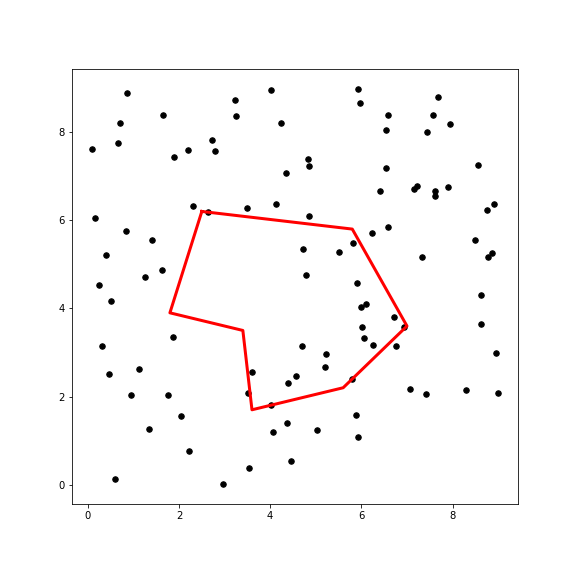
#> input picture Irregular Shape3.png, 576 x 576 px
$ python aaa.py
#> lines starting #> are read from the running program, lines starting #| are printed output that depends on the picture; after the words box and inside, x2 and y2 are one past the last pixel; in counts of white or black regions, pixels touching at a corner belong together
import numpy as np
import matplotlib.pyplot as plt
import cv2

x = np.random.uniform(0,1,100)*9
y = np.random.uniform(0,1,100)*9

plt.figure(figsize=(8,8))
plt.scatter(x,y,c = "black",s = 30)
#i = [(2.5,5),(4.5,4.5),(4.5,3),(4,2.5),(2.5,2),(2.5,5)]
irr_x = [2.5,5.8,7,5.6,3.6,3.4,1.8,2.5]
irr_y = [6.2,5.8,3.6,2.2,1.7,3.5,3.9,6.2]
plt.plot(irr_x,irr_y, "r-",linewidth = 3)
plt.savefig("Irregular Shape2.png")
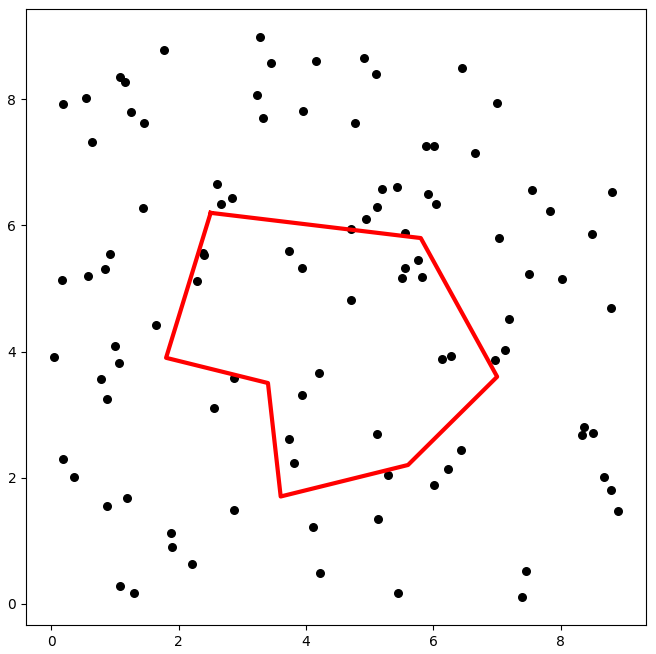
#> figure drawn by matplotlib, 1 panel
plt.show()


# cropping image
'''import numpy as np
import matplotlib.pyplot as plt
import cv2
'''
img = cv2.imread("Irregular Shape3.png")
#> img is the input picture: shape (576, 576, 3); mean B, G, R 249.7, 249.7, 251.3
height = img.shape[0]
#> height = 576
width = img.shape[1]
#> width = 576

mask = np.zeros((height, width), dtype=np.uint8)
points = np.array([[[251,405],[243,327],[169,308],[200,207],[354,226],[410,322],[345,385],[251,405]]])
cv2.fillPoly(mask, points, (255))
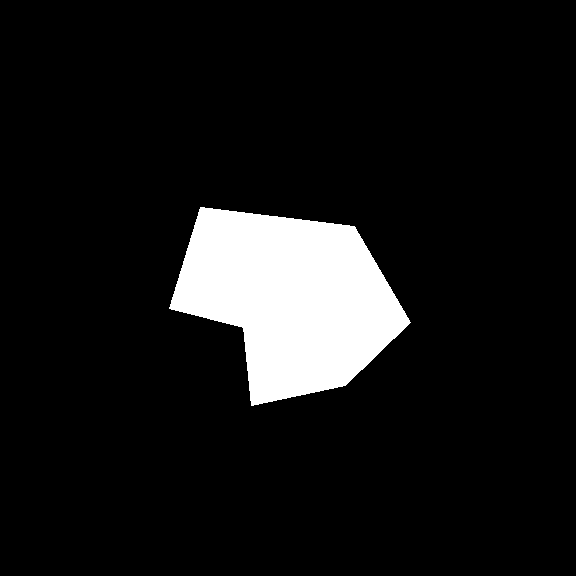
#> mask: shape (576, 576); 9.1% white; 1 white region, box (x1, y1, x2, y2) and area: (169, 207, 411, 406) 30191

res = cv2.bitwise_and(img,img,mask = mask)

rect = cv2.boundingRect(points) # returns (x,y,w,h) of the rect
cropped = res[rect[1]: rect[1] + rect[3], rect[0]: rect[0] + rect[2]]
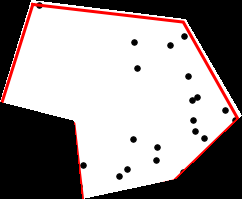
#> cropped: shape (199, 242, 3); mean B, G, R 149.4, 149.4, 156.7

#cv2.imshow("cropped" , cropped )
#cv2.imshow("same size" , res)
img_crop = cv2.cvtColor(cropped,cv2.COLOR_BGR2RGB)
#plt.imshow(img_crop)
plt.savefig("Black dots.png")
#plt.show()
#cv2.waitKey(0)

#counting points
path ="Black dots.png"
gray = cv2.imread(path, 0)
th, threshed = cv2.threshold(gray, 100, 255,
       cv2.THRESH_BINARY_INV|cv2.THRESH_OTSU)
#> th = 0
#findcontours
cnts = cv2.findContours(threshed, cv2.RETR_LIST,
                    cv2.CHAIN_APPROX_SIMPLE)[-2]
#> cnts = []

# filter by area
s1 = 3
s2 = 15
#s = 30
xcnts = []
for cnt in cnts:
    if s1<cv2.contourArea(cnt) <s2:
    #if cv2.contourArea(cnt)  == 7:
        xcnts.append(cnt)
#> this loop made 0 passes
#> after the loop, xcnts = []
print("\nDots number: {}".format(len(xcnts)))
#| Dots number: 0

N = 100
M = len(xcnts)
#> M = 0
F = (M/N)* 64
#> F = 0
print(f"Area of Irregular Figure: {F}")
#| Area of Irregular Figure: 0.0

$ run again, with Irregular Shape.png copied over Irregular Shape3.png
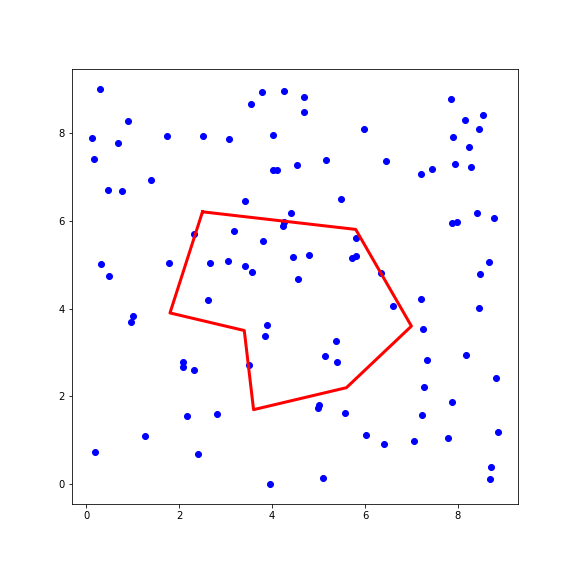
#> input picture Irregular Shape.png, 576 x 576 px
#> img is the input picture: shape (576, 576, 3); mean B, G, R 252.1, 249.3, 250.9
#> mask: shape (576, 576); 9.1% white; 1 white region, box (x1, y1, x2, y2) and area: (169, 207, 411, 406) 30191
#> `cropped = res[rect[1]: rect[1] + rect[3], rect[0]: rect[0] + rect[2]]`:
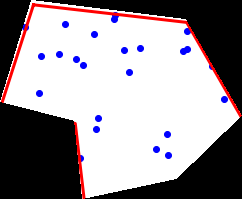
#> cropped: shape (199, 242, 3); mean B, G, R 153.1, 148.8, 155.6
#> th = 0
#> cnts = []
#| Dots number: 0
#> M = 0
#| Area of Irregular Figure: 0.0

$ run again, with chessboard1.png copied over Irregular Shape3.png
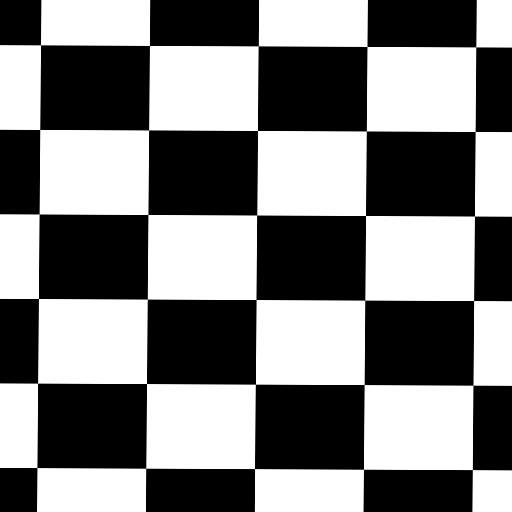
#> input picture chessboard1.png, 512 x 512 px
#> img is the input picture: shape (512, 512, 3); min 0, max 255, mean 127.5
#> `cv2.fillPoly(mask, points, (255))`:
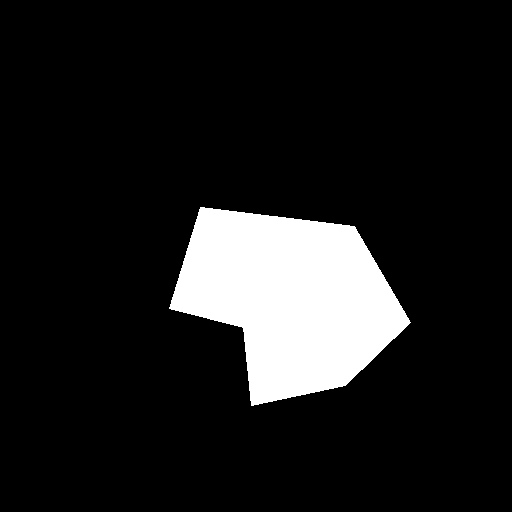
#> mask: shape (512, 512); 11.5% white; 1 white region, box (x1, y1, x2, y2) and area: (169, 207, 411, 406) 30191
#> `cropped = res[rect[1]: rect[1] + rect[3], rect[0]: rect[0] + rect[2]]`:
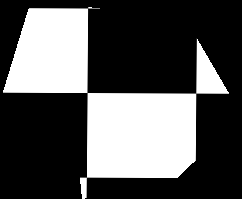
#> cropped: shape (199, 242, 3); min 0, max 255, mean 85.7
#> th = 0
#> cnts = []
#| Dots number: 0
#> M = 0
#| Area of Irregular Figure: 0.0
